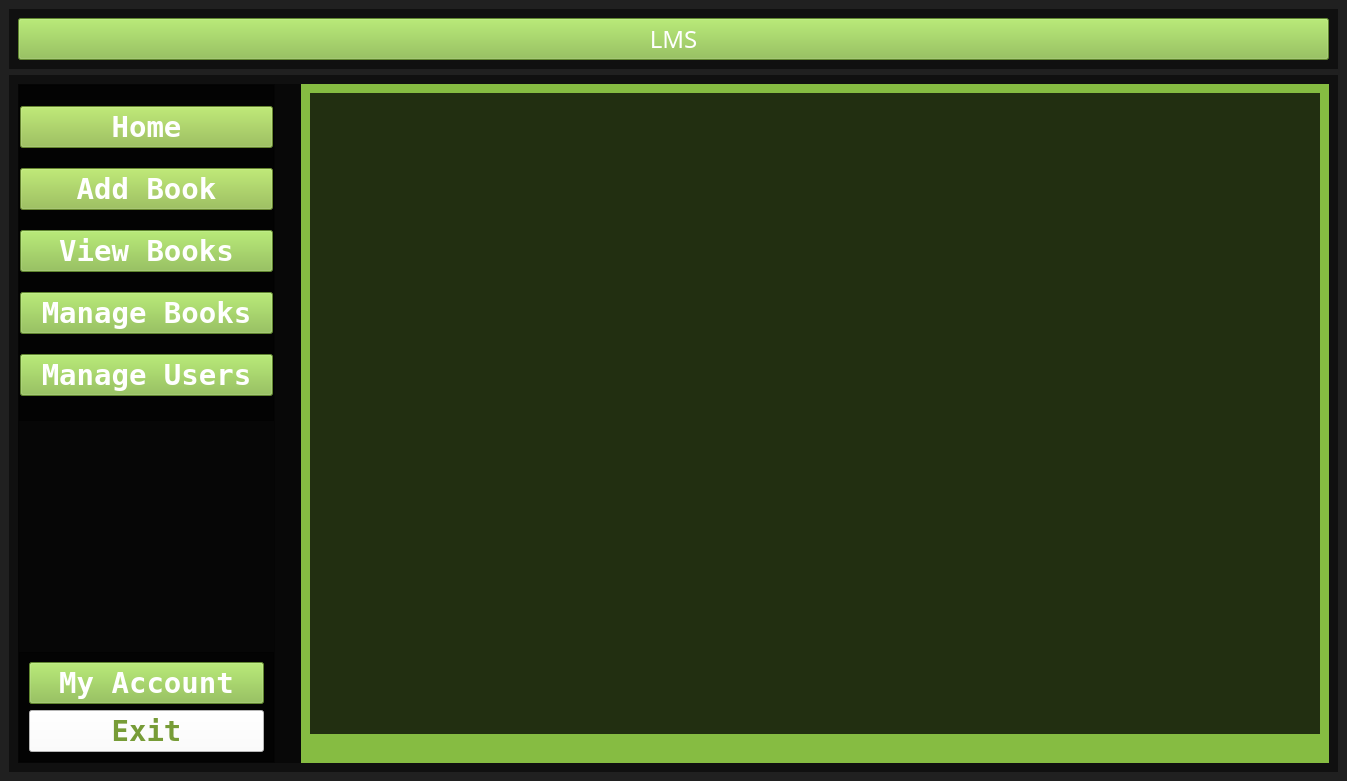
<?xml version="1.0" encoding="UTF-8"?>
<ui version="4.0">
 <class>MainWindow</class>
 <widget class="QMainWindow" name="MainWindow">
  <property name="geometry">
   <rect>
    <x>0</x>
    <y>0</y>
    <width>1347</width>
    <height>781</height>
   </rect>
  </property>
  <property name="font">
   <font>
    <family>Century</family>
    <pointsize>16</pointsize>
    <weight>75</weight>
    <bold>true</bold>
   </font>
  </property>
  <property name="windowTitle">
   <string>MainWindow</string>
  </property>
  <property name="styleSheet">
   <string notr="true">background-color:rgba(0,0,0,0.5);</string>
  </property>
  <widget class="QWidget" name="centralwidget">
   <layout class="QVBoxLayout" name="verticalLayout">
    <item>
     <layout class="QHBoxLayout" name="horizontalLayout_4">
      <item>
       <widget class="QWidget" name="widget_13" native="true">
        <layout class="QHBoxLayout" name="horizontalLayout_11">
         <item>
          <widget class="QPushButton" name="homeBtn_2">
           <property name="font">
            <font>
             <family>Microsoft New Tai Lue</family>
             <pointsize>18</pointsize>
            </font>
           </property>
           <property name="styleSheet">
            <string notr="true">
QPushButton:hover{
background-color:rgb(119, 156, 55);
color: rgb(255,255,255);
}

QPushButton{
background-color:rgb(134,188,66);
color:rgb(255,255,255);

}</string>
           </property>
           <property name="text">
            <string>LMS</string>
           </property>
          </widget>
         </item>
        </layout>
       </widget>
      </item>
     </layout>
    </item>
    <item>
     <widget class="QWidget" name="widget" native="true">
      <property name="styleSheet">
       <string notr="true">background-color: rgba(0,0,0,0.5);</string>
      </property>
      <layout class="QHBoxLayout" name="horizontalLayout_9">
       <item>
        <widget class="QWidget" name="Whole" native="true">
         <property name="styleSheet">
          <string notr="true">background-color:rgba(0,0,0,0.5);</string>
         </property>
         <layout class="QHBoxLayout" name="horizontalLayout_2">
          <property name="leftMargin">
           <number>0</number>
          </property>
          <property name="topMargin">
           <number>0</number>
          </property>
          <property name="rightMargin">
           <number>0</number>
          </property>
          <property name="bottomMargin">
           <number>0</number>
          </property>
          <item>
           <widget class="QWidget" name="leftMenuContainer" native="true">
            <property name="styleSheet">
             <string notr="true">background-color: transparent;</string>
            </property>
            <layout class="QVBoxLayout" name="verticalLayout_3">
             <property name="spacing">
              <number>7</number>
             </property>
             <property name="leftMargin">
              <number>0</number>
             </property>
             <property name="topMargin">
              <number>0</number>
             </property>
             <property name="rightMargin">
              <number>0</number>
             </property>
             <property name="bottomMargin">
              <number>0</number>
             </property>
             <item>
              <widget class="QFrame" name="leftMenuSubContainer">
               <property name="sizePolicy">
                <sizepolicy hsizetype="Preferred" vsizetype="Expanding">
                 <horstretch>0</horstretch>
                 <verstretch>0</verstretch>
                </sizepolicy>
               </property>
               <property name="styleSheet">
                <string notr="true">background-color:rgba(0,0,0,0.2);
</string>
               </property>
               <property name="frameShape">
                <enum>QFrame::StyledPanel</enum>
               </property>
               <property name="frameShadow">
                <enum>QFrame::Raised</enum>
               </property>
               <layout class="QVBoxLayout" name="verticalLayout_7">
                <property name="leftMargin">
                 <number>0</number>
                </property>
                <property name="topMargin">
                 <number>0</number>
                </property>
                <property name="rightMargin">
                 <number>0</number>
                </property>
                <property name="bottomMargin">
                 <number>0</number>
                </property>
                <item>
                 <widget class="QFrame" name="upperPartBtn">
                  <property name="sizePolicy">
                   <sizepolicy hsizetype="Preferred" vsizetype="Preferred">
                    <horstretch>0</horstretch>
                    <verstretch>0</verstretch>
                   </sizepolicy>
                  </property>
                  <property name="styleSheet">
                   <string notr="true">background-color:rgba(0,0,0,0.5)
</string>
                  </property>
                  <property name="frameShape">
                   <enum>QFrame::StyledPanel</enum>
                  </property>
                  <property name="frameShadow">
                   <enum>QFrame::Raised</enum>
                  </property>
                  <layout class="QVBoxLayout" name="verticalLayout_5">
                   <property name="spacing">
                    <number>0</number>
                   </property>
                   <property name="leftMargin">
                    <number>0</number>
                   </property>
                   <property name="topMargin">
                    <number>0</number>
                   </property>
                   <property name="rightMargin">
                    <number>0</number>
                   </property>
                   <property name="bottomMargin">
                    <number>0</number>
                   </property>
                   <item>
                    <widget class="QPushButton" name="homeBtn">
                     <property name="font">
                      <font>
                       <family>NSimSun</family>
                       <pointsize>22</pointsize>
                       <weight>75</weight>
                       <bold>true</bold>
                      </font>
                     </property>
                     <property name="styleSheet">
                      <string notr="true">
QPushButton:hover{
background-color:rgb(119, 156, 55);
color: rgb(255,255,255);
}

QPushButton{
background-color:rgb(143,188,66);
color:rgb(255,255,255);

}</string>
                     </property>
                     <property name="text">
                      <string>Home</string>
                     </property>
                     <property name="default">
                      <bool>false</bool>
                     </property>
                     <property name="flat">
                      <bool>false</bool>
                     </property>
                    </widget>
                   </item>
                   <item>
                    <widget class="QPushButton" name="addBtn">
                     <property name="font">
                      <font>
                       <family>NSimSun</family>
                       <pointsize>22</pointsize>
                       <weight>75</weight>
                       <bold>true</bold>
                      </font>
                     </property>
                     <property name="styleSheet">
                      <string notr="true">
QPushButton:hover{
background-color:rgb(119, 156, 55);
color: rgb(255,255,255);
}

QPushButton{
background-color:rgb(143,188,66);
color:rgb(255,255,255);

}</string>
                     </property>
                     <property name="text">
                      <string>Add Book</string>
                     </property>
                     <property name="flat">
                      <bool>false</bool>
                     </property>
                    </widget>
                   </item>
                   <item>
                    <widget class="QPushButton" name="viewBtn">
                     <property name="font">
                      <font>
                       <family>NSimSun</family>
                       <pointsize>22</pointsize>
                       <weight>75</weight>
                       <bold>true</bold>
                      </font>
                     </property>
                     <property name="styleSheet">
                      <string notr="true">
QPushButton:hover{
background-color:rgb(119, 156, 55);
color: rgb(255,255,255);
}

QPushButton{
background-color:rgb(134,188,66);
color:rgb(255,255,255);

}</string>
                     </property>
                     <property name="text">
                      <string>View Books</string>
                     </property>
                    </widget>
                   </item>
                   <item>
                    <widget class="QPushButton" name="manageBookBtn">
                     <property name="font">
                      <font>
                       <family>NSimSun</family>
                       <pointsize>22</pointsize>
                       <weight>75</weight>
                       <bold>true</bold>
                      </font>
                     </property>
                     <property name="styleSheet">
                      <string notr="true">
QPushButton:hover{
background-color:rgb(119, 156, 55);
color: rgb(255,255,255);
}

QPushButton{
background-color:rgb(134,188,66);
color:rgb(255,255,255);

}</string>
                     </property>
                     <property name="text">
                      <string> Manage Books </string>
                     </property>
                    </widget>
                   </item>
                   <item>
                    <widget class="QPushButton" name="manageUserBtn">
                     <property name="font">
                      <font>
                       <family>NSimSun</family>
                       <pointsize>22</pointsize>
                       <weight>75</weight>
                       <bold>true</bold>
                      </font>
                     </property>
                     <property name="styleSheet">
                      <string notr="true">
QPushButton:hover{
background-color:rgb(119, 156, 55);
color: rgb(255,255,255);
}

QPushButton{
background-color:rgb(134,188,66);
color:rgb(255,255,255);

}</string>
                     </property>
                     <property name="text">
                      <string>Manage Users</string>
                     </property>
                    </widget>
                   </item>
                  </layout>
                 </widget>
                </item>
                <item alignment="Qt::AlignBottom">
                 <widget class="QFrame" name="lowerPartBtn">
                  <property name="styleSheet">
                   <string notr="true">background-color:rgba(0,0,0,0.5);


</string>
                  </property>
                  <property name="frameShape">
                   <enum>QFrame::StyledPanel</enum>
                  </property>
                  <property name="frameShadow">
                   <enum>QFrame::Raised</enum>
                  </property>
                  <layout class="QVBoxLayout" name="verticalLayout_6">
                   <item>
                    <widget class="QPushButton" name="myAccountBtn">
                     <property name="font">
                      <font>
                       <family>NSimSun</family>
                       <pointsize>22</pointsize>
                       <weight>75</weight>
                       <bold>true</bold>
                      </font>
                     </property>
                     <property name="styleSheet">
                      <string notr="true">
QPushButton:hover{
background-color:rgb(119, 156, 55);
color: rgb(255,255,255);
}

QPushButton{
background-color:rgb(134,188,66);
color:rgb(255,255,255);

}</string>
                     </property>
                     <property name="text">
                      <string>My Account</string>
                     </property>
                    </widget>
                   </item>
                   <item>
                    <widget class="QPushButton" name="exitBtn">
                     <property name="font">
                      <font>
                       <family>NSimSun</family>
                       <pointsize>22</pointsize>
                       <weight>75</weight>
                       <bold>true</bold>
                      </font>
                     </property>
                     <property name="styleSheet">
                      <string notr="true">

QPushButton:hover{
color:rgb(119, 156, 55);
background-color:rgb(202, 255, 196)
}
QPushButton{
color:rgb(119, 156, 55);
background-color:rgb(255,255,255);
}

</string>
                     </property>
                     <property name="text">
                      <string>Exit</string>
                     </property>
                    </widget>
                   </item>
                  </layout>
                 </widget>
                </item>
               </layout>
              </widget>
             </item>
            </layout>
           </widget>
          </item>
          <item>
           <spacer name="verticalSpacer_3">
            <property name="orientation">
             <enum>Qt::Vertical</enum>
            </property>
            <property name="sizeHint" stdset="0">
             <size>
              <width>20</width>
              <height>40</height>
             </size>
            </property>
           </spacer>
          </item>
          <item>
           <widget class="QWidget" name="MenuBodyContainer" native="true">
            <property name="styleSheet">
             <string notr="true">background-color:rgb(134, 188, 66);</string>
            </property>
            <layout class="QVBoxLayout" name="verticalLayout_4">
             <item>
              <widget class="QStackedWidget" name="stackedWidget">
               <property name="styleSheet">
                <string notr="true">background-color:rgba(0,0,0,0.5);</string>
               </property>
               <property name="currentIndex">
                <number>2</number>
               </property>
               <widget class="QWidget" name="page1">
                <layout class="QHBoxLayout" name="horizontalLayout_3"/>
               </widget>
               <widget class="QWidget" name="page2">
                <layout class="QHBoxLayout" name="horizontalLayout_5"/>
               </widget>
               <widget class="QWidget" name="page3">
                <layout class="QVBoxLayout" name="verticalLayout_15"/>
               </widget>
              </widget>
             </item>
             <item>
              <spacer name="horizontalSpacer">
               <property name="orientation">
                <enum>Qt::Horizontal</enum>
               </property>
               <property name="sizeHint" stdset="0">
                <size>
                 <width>904</width>
                 <height>20</height>
                </size>
               </property>
              </spacer>
             </item>
            </layout>
           </widget>
          </item>
         </layout>
        </widget>
       </item>
      </layout>
     </widget>
    </item>
   </layout>
  </widget>
 </widget>
 <resources/>
 <connections>
  <connection>
   <sender>exitBtn</sender>
   <signal>clicked(bool)</signal>
   <receiver>MainWindow</receiver>
   <slot>close()</slot>
   <hints>
    <hint type="sourcelabel">
     <x>199</x>
     <y>745</y>
    </hint>
    <hint type="destinationlabel">
     <x>215</x>
     <y>621</y>
    </hint>
   </hints>
  </connection>
 </connections>
</ui>
